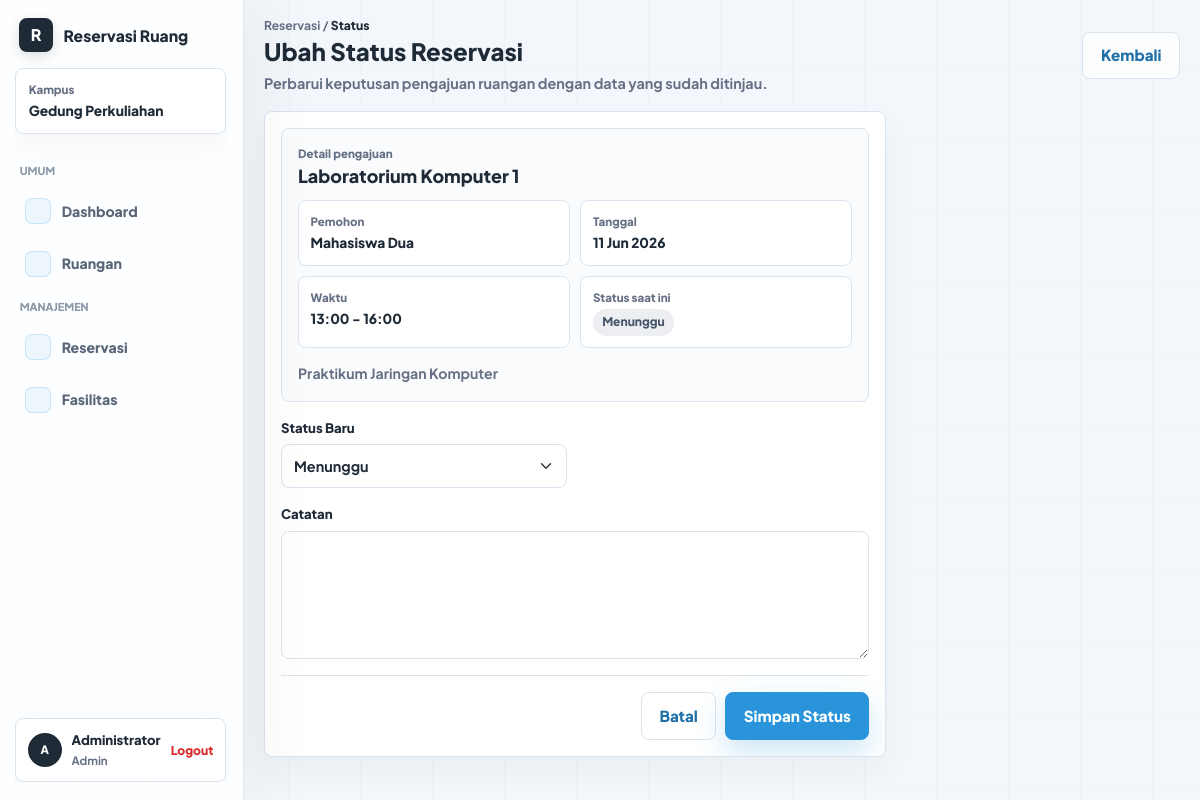
The app's page /pages/reservation-status.php?id=2 (signed in) with its own data.
### tables this page shows
CREATE TABLE reservations (
    id INT AUTO_INCREMENT PRIMARY KEY,
    user_id INT NOT NULL,
    room_id INT NOT NULL,
    reservation_date DATE NOT NULL,
    start_time TIME NOT NULL,
    end_time TIME NOT NULL,
    purpose VARCHAR(255) NOT NULL,
    status ENUM('pending','approved','rejected','cancelled','completed') NOT NULL DEFAULT 'pending',
    created_at TIMESTAMP DEFAULT CURRENT_TIMESTAMP,
    updated_at TIMESTAMP NULL DEFAULT NULL ON UPDATE CURRENT_TIMESTAMP,
    FOREIGN KEY (user_id) REFERENCES users(id),
    FOREIGN KEY (room_id) REFERENCES rooms(id)
);

### includes/helpers.php (called while the page is built, shortened)
<?php
function e($value)
{
    return htmlspecialchars((string) $value, ENT_QUOTES, 'UTF-8');
}
function base_path()
{
    return '/uas_ppw_s2/';
}
function url($path = '')
{
    return base_path() . ltrim($path, '/');
}

### includes/room_helpers.php (called while the page is built, shortened)
<?php
function bind_params_if_needed($stmt, $types, $params)
{
    $refs = [];
    foreach ($params as $key => $value) {
        $refs[$key] = &$params[$key];
    }
    mysqli_stmt_bind_param($stmt, $types, ...$refs);
}
function fetch_one($conn, $sql, $types = '', $params = [])
{
    $stmt = mysqli_prepare($conn, $sql);
    bind_params_if_needed($stmt, $types, $params);
    mysqli_stmt_execute($stmt);
    $result = mysqli_stmt_get_result($stmt);
    return mysqli_fetch_assoc($result) ?: null;
}
function reservation_status_label($status)
{
    $labels = [
        'pending' => 'Menunggu',
        'approved' => 'Disetujui',
        'rejected' => 'Ditolak',
        'cancelled' => 'Dibatalkan',
        'completed' => 'Selesai',
    ];
    return $labels[$status] ?? ucfirst((string) $status);
}

### includes/reservation_helpers.php (called while the page is built, shortened)
<?php
require_once __DIR__ . '/room_helpers.php';
function reservation_status_options()
{
    return [
        'pending' => 'Menunggu',
        'approved' => 'Disetujui',
        'rejected' => 'Ditolak',
        'cancelled' => 'Dibatalkan',
        'completed' => 'Selesai',
    ];
}
function reservation_status_transition_options($currentStatus)
{
    $statusOptions = reservation_status_options();
    $transitions = [
        'pending' => ['pending', 'approved', 'rejected', 'cancelled'],
        'approved' => ['approved', 'completed', 'cancelled'],
        'rejected' => ['rejected'],
        'cancelled' => ['cancelled'],
        'completed' => ['completed'],
    ];
    $allowedStatuses = $transitions[$currentStatus] ?? [$currentStatus];
    return array_intersect_key($statusOptions, array_flip($allowedStatuses));
}
function fetch_reservation_detail($conn, $reservationId)
{
    return fetch_one(
        $conn,
        "SELECT reservations.id, reservations.user_id, reservations.room_id, reservations.reservation_date,
                reservations.start_time, reservations.end_time, reservations.purpose, reservations.status,
                reservations.duration_minutes, reservations.room_name, reservations.location,
                reservations.user_name, reservations.user_email
         FROM v_reservation_details AS reservations
         WHERE reservations.id = ?",
        'i',
        [$reservationId]
    );
}

### pages/reservation-status.php (the view, shortened to what this page needs)
<?php
require_once __DIR__ . '/../includes/helpers.php';
require_once __DIR__ . '/../includes/reservation_helpers.php';
$reservationId = (int) ($_GET['id'] ?? $_POST['id'] ?? 0);
$reservation = fetch_reservation_detail($conn, $reservationId);
$statusOptions = reservation_status_transition_options($reservation['status']);
$formStatus = $reservation['status'];
$note = '';
$errors = [];
require_once __DIR__ . '/../includes/header.php';
?>
<main class="dashboard-page">
    <div class="dashboard-shell">
        <header class="content-topbar">
            <div>
                <span class="dashboard-crumb">Reservasi / <strong>Status</strong></span>
                <h1>Ubah Status Reservasi</h1>
                <p>Perbarui keputusan pengajuan ruangan dengan data yang sudah ditinjau.</p>
            </div>
            <a href="<?= url('pages/reservations.php'); ?>" class="btn btn-outline-primary">Kembali</a>
        </header>
        <section class="reservation-form-layout">
            <article class="dashboard-panel form-panel">
                <form method="post" data-validate>
                    <div class="reservation-summary-box">
                        <span class="panel-kicker">Detail pengajuan</span>
                        <h2><?= e($reservation['room_name']); ?></h2>
                        <dl>
                            <div>
                                <dt>Pemohon</dt>
                                <dd><?= e($reservation['user_name']); ?></dd>
                            </div>
                            <div>
                                <dt>Tanggal</dt>
                                <dd><?= e(date('d M Y', strtotime($reservation['reservation_date']))); ?></dd>
                            </div>
                            <div>
                                <dt>Waktu</dt>
                                <dd><?= e(substr($reservation['start_time'], 0, 5)); ?> - <?= e(substr($reservation['end_time'], 0, 5)); ?></dd>
                            </div>
                            <div>
                                <dt>Status saat ini</dt>
                                <dd>
                                    <span class="reservation-status status-<?= e($reservation['status']); ?>">
                                        <?= e(reservation_status_label($reservation['status'])); ?>
                                    </span>
                                </dd>
                            </div>
                        </dl>
                        <p><?= e($reservation['purpose']); ?></p>
                    </div>
                    <div class="form-grid">
                        <div class="form-field">
                            <label for="status">Status Baru</label>
                            <select
                                id="status"
                                name="status"
                                class="form-select <?= isset($errors['status']) ? 'is-invalid-lite' : ''; ?>"
                                data-required
                                data-message="Status wajib dipilih."
                            >
                                <?php foreach ($statusOptions as $value => $label): ?>
                                    <option value="<?= e($value); ?>" <?= $formStatus === $value ? 'selected' : ''; ?>>
                                        <?= e($label); ?>
                                    </option>
                                <?php endforeach; ?>
                            </select>
                        </div>
                        <div class="form-field form-field-wide">
                            <label for="note">Catatan</label>
                            <textarea id="note" name="note" class="form-control" rows="3"><?= e($note); ?></textarea>
                        </div>
                    </div>
                    <div class="form-actions">
                        <a href="<?= url('pages/reservations.php'); ?>" class="btn btn-outline-primary">Batal</a>
                        <button type="submit" class="btn btn-primary" data-confirm="Simpan perubahan status reservasi?">Simpan Status</button>
                    </div>
                </form>
            </article>
        </section>
    </div>
</main>
<?php require_once __DIR__ . '/../includes/footer.php'; ?>

### assets/css/style.css (style rules this page uses)
:root { --brand: #2a94db; --brand-dark: #1f6fa8; --brand-soft: #eaf6fd; --accent: #14b8a6; --warning: #f59e0b; --bg: #f6f9fc; --surface: #ffffff; --surface-subtle: #f9fbfd; --ink: #1f2a37; --muted: #667085; --border: #d9e4ee; --line: rgba(42, 148, 219, 0.16); --shadow: 0 22px 60px rgba(31, 42, 55, 0.1); }
* { box-sizing: border-box; }
body { min-height: 100vh; background: linear-gradient(90deg, rgba(42, 148, 219, 0.05) 1px, transparent 1px), linear-gradient(0deg, rgba(42, 148, 219, 0.04) 1px, transparent 1px), var(--bg); background-size: 72px 72px; color: var(--ink); font-family: "Plus Jakarta Sans", system-ui, -apple-system, BlinkMacSystemFont, "Segoe UI", sans-serif; font-size: 16px; }
a { color: var(--brand); text-decoration: none; }
.has-sidebar .dashboard-page { flex: 1; }
.btn { border-radius: 8px; font-size: 0.95rem; font-weight: 800; padding: 0.72rem 1.1rem; }
.btn-primary { background: var(--brand); border-color: var(--brand); box-shadow: 0 12px 30px rgba(42, 148, 219, 0.24); }
.btn-outline-primary { background: rgba(255, 255, 255, 0.72); border-color: var(--border); color: var(--brand-dark); }
.panel-kicker, .mini-label { color: var(--muted); display: block; font-size: 0.72rem; font-weight: 800; }
.dashboard-page { min-height: 100vh; padding: 1rem 1.25rem 2rem; }
.dashboard-shell { margin: 0; max-width: none; width: 100%; }
.dashboard-crumb { color: var(--muted); display: block; font-size: 0.76rem; font-weight: 700; margin-bottom: 0.2rem; }
.dashboard-crumb strong { color: var(--ink); font-weight: 800; }
.dashboard-panel { background: var(--surface); border: 1px solid var(--border); border-radius: 8px; box-shadow: 0 14px 32px rgba(31, 42, 55, 0.045); overflow: hidden; }
.reservation-status { border-radius: 999px; display: inline-flex; font-size: 0.75rem; font-weight: 800; padding: 0.28rem 0.58rem; white-space: nowrap; }
.status-pending { background: rgba(100, 116, 139, 0.12); color: #475569; }
.content-topbar { align-items: center; display: flex; gap: 1rem; justify-content: space-between; margin-bottom: 1rem; }
.content-topbar h1 { color: var(--ink); font-size: clamp(1.35rem, 2vw, 1.8rem); font-weight: 800; letter-spacing: 0; margin: 0; }
.content-topbar p { color: var(--muted); font-size: 0.9rem; font-weight: 700; line-height: 1.6; margin: 0.35rem 0 0; }
.form-panel { padding: 1rem; }
.form-grid { display: grid; gap: 1rem; grid-template-columns: repeat(2, minmax(0, 1fr)); }
.form-field { min-width: 0; }
.form-field-wide { grid-column: 1 / -1; }
.form-field label { color: var(--ink); display: block; font-size: 0.82rem; font-weight: 800; margin-bottom: 0.45rem; }
.form-field .form-control, .form-field .form-select, .room-search-form .form-control { border-color: var(--border); border-radius: 8px; color: var(--ink); font-size: 0.9rem; font-weight: 700; min-height: 44px; }
.form-field textarea.form-control { min-height: 128px; }
.form-actions { align-items: center; border-top: 1px solid var(--border); display: flex; gap: 0.55rem; justify-content: flex-end; margin-top: 1rem; padding-top: 1rem; }
.reservation-form-layout { display: grid; gap: 0.85rem; grid-template-columns: minmax(0, 1fr) minmax(280px, 0.42fr); }
.reservation-summary-box { background: var(--surface-subtle); border: 1px solid var(--border); border-radius: 8px; margin-bottom: 1rem; padding: 1rem; }
.reservation-summary-box h2 { color: var(--ink); font-size: 1.12rem; font-weight: 800; margin: 0.18rem 0 0.85rem; }
.reservation-summary-box dl { display: grid; gap: 0.65rem; grid-template-columns: repeat(2, minmax(0, 1fr)); margin: 0; }
.reservation-summary-box div { background: #ffffff; border: 1px solid var(--border); border-radius: 8px; padding: 0.72rem; }
.reservation-summary-box dt { color: var(--muted); font-size: 0.72rem; font-weight: 800; }
.reservation-summary-box dd { color: var(--ink); font-size: 0.86rem; font-weight: 800; margin: 0.18rem 0 0; }
.reservation-summary-box p { color: var(--muted); font-size: 0.88rem; font-weight: 700; line-height: 1.6; margin: 0.85rem 0 0; }

### records on screen
reservations: reservation_date "11 Jun 2026", start_time "13:00", end_time "16:00", status "Menunggu", purpose "Praktikum Jaringan Komputer"

### other values on screen
substr($_SESSION['user_name'] ?? 'P', 0, 1) "A"
$_SESSION['user_name'] "Administrator"
$_SESSION['role'] "Admin"
$reservation['room_name'] "Laboratorium Komputer 1"
$reservation['user_name'] "Mahasiswa Dua"
